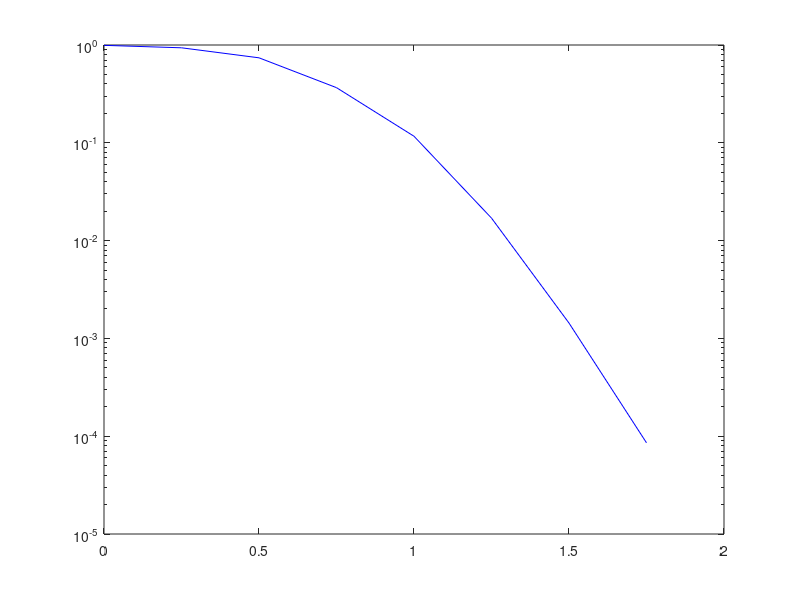

The MATLAB script that drew this image: (Note: this script raises an error after producing the figure.)

% 线型	描述	表示的线条
% "-"	实线	
% 
% "--"	虚线	
% 
% ":"	点线	
% 
% "-."	点划线	
% 
% 标记	描述	生成的标记
% "o"	圆圈	
% 
% "+"	加号	
% 
% "*"	星号	
% 
% "."	点	
% 
% "x"	叉号	
% 
% "_"	水平线条	
% 
% "|"	垂直线条	
% 
% "square"	方形	
% 
% "diamond"	菱形	
% 
% "^"	上三角	
% 
% "v"	下三角	
% 
% ">"	右三角	
% 
% "<"	左三角	
% 
% "pentagram"	五角形	
% 
% "hexagram"	六角形	



% 颜色名称	短名称	RGB 三元组	外观
% "red"	"r"	[1 0 0]	
% Sample of the color red
% 
% "green"	"g"	[0 1 0]	
% Sample of the color green
% 
% "blue"	"b"	[0 0 1]	
% Sample of the color blue
% 
% "cyan"	"c"	[0 1 1]	
% Sample of the color cyan
% 
% "magenta"	"m"	[1 0 1]	
% Sample of the color magenta
% 
% "yellow"	"y"	[1 1 0]	
% Sample of the color yellow
% 
% "black"	"k"	[0 0 0]	
% Sample of the color black
% 
% "white"	"w"	[1 1 1]	
% Sample of the color white




clear;%清楚workspace的变量，防止同名变量干扰
clc;%清楚workspace的命令显示。

width = 7;%设置图宽，这个不用改
height = 7*0.75;%设置图高，这个不用改
fontsize = 18;%设置图中字体大小
linewidth = 2;%设置线宽，一般大小为2，好看些。1是默认大小
markersize = 6;%标记的大小，按照个人喜好设置。


%下面是数据

%第0组数据,没有额外比特
LDPC5GNoExtraBer  = [
0.000000 0.1600611772
0.250000 0.1306803995
0.500000 0.0865661982
0.750000 0.0389888584
1.000000 0.0115016044
1.250000 0.0015711885
1.500000 0.0001291701
1.750000 0.0000063439
];

LDPC5GNoExtraFer = [
0.000000 0.9920634921
0.250000 0.9363295880
0.500000 0.7396449704
0.750000 0.3663003663
1.000000 0.1166861144
1.250000 0.0169877349
1.500000 0.0014351897
1.750000 0.0000855838
];



%第一组数据，第一列是Eb/N0或SNR, 第二列是BER，第三列是WER，下同。
LDPC5GFreeRideExtra1BitExtraBerFer = [...
0.000000  0.0277023658  0.0277023658
0.500000  0.0023673570  0.0023673570
1.000000  0.0000250000  0.0000250000
];

 
%The following results correspond to Setup_of_BPSK_AWGN0.txt
LDPC5GFreeRideExtra1BitPayloadBerFer = [...
0.000000 0.1695081791  0.9956230262
0.500000 0.0902647746  0.7433074818
1.000000 0.0111053406  0.1133065000
1.500000 0.0001254078  0.0014485000
2.000000 0.0000002755  0.0000090000
];

%第二组数据
%The results correspond to .\Set_up\Setup_of_BlockCodeCRC_BPSK_AWGN0.txt
LDPC5GFreeRideExtra2BitExtraBerFer = [...
0.000000  0.0473476854  0.0703531729
0.250000  0.0179997841  0.0269861831
0.500000  0.0039655110  0.0060634724
0.750000  0.0006277281  0.0009383081
];

LDPC5GFreeRideExtra2BitPayloadBerFer = [...
0.000000 0.1838549728  0.9952159842
0.250000 0.1418919170  0.9472420121
0.500000 0.0914873711  0.7425752780
0.750000 0.0412932836  0.3859083010
];

%第三组数据
LDPC5GFreeRideExtra4BitExtraBerFer = [...
0.000000  0.0835652443  0.1546072975
0.250000  0.0362813370  0.0696378830
0.500000  0.0097517411  0.0180420741
0.750000  0.0017736432  0.0032189532
];

LDPC5GFreeRideExtra4BitPayloadBerFer = [...
0.000000 0.2104775433  0.9959802103
0.250000 0.1559486711  0.9443593315
0.500000 0.0955580601  0.7428463176
0.750000 0.0423233868  0.3876038112
];


%第4组数据
LDPC5GFreeRideExtra6BitExtraBerFer = [...
0.000000  0.1498462130  0.2883506344
0.250000  0.0699818347  0.1362397820
0.500000  0.0209448138  0.0405383493
0.750000  0.0035813468  0.0068739861
];

LDPC5GFreeRideExtra6BitPayloadBerFer = [...
0.000000 0.2551212274  0.9959630911
0.250000 0.1794964805  0.9467302452
0.500000 0.1042264185  0.7495540782
0.750000 0.0433801151  0.3847851192
];

%第5组数据
LDPC5GFreeRideExtra10BitExtraBerFer = [...
0.000000  0.2763392857  0.5580357143
0.250000  0.1552850737  0.3203074952
0.500000  0.0580246914  0.1143118427
];

LDPC5GFreeRideExtra10BitPayloadBerFer = [...
0.000000 0.3453578404  0.9966517857
0.250000 0.2440819854  0.9500320307
0.500000 0.1308471698  0.7445130316
];


%%========================================================================================
%    开始画图
%%========================================================================================

h = figure(1);
% fig(h, 'units','inches','width',width, 'height', height, 'font','Times New Roman','fontsize',fontsize);%这是用于裁剪figure的。需要把fig.m文件放在一个文件夹中

ColorSet = [...
         0         0    1.0000
         0    0.5000         0
    1.0000         0         0
         0    0.7500    0.7500
    0.7500         0    0.7500
    0.7500    0.7500         0
   0.2500    0.2500     0.2500
];%颜色集合，这是默认的八种颜色，颜色的数量可以更改
set(gcf, 'DefaultAxesColorOrder', ColorSet);%设置循环使用的颜色集合

%------------------------------ 0: No Extra ---------------------------
% %纵坐标对数域，如果不需要对数改为plot
% P00 = semilogy(LDPC5GNoExtraBer(:,1), LDPC5GNoExtraBer(:,2)); 
% P00.LineStyle = "--";
% P00.LineWidth=2;
% P00.Color = "b";
% P00.Marker = "pentagram";
% %P00.MarkerEdgeColor="auto"; %标记轮廓颜色，指定为 "auto"、RGB 三元组、十六进制颜色代码、颜色名称或短名称。默认值 "auto" 使用与 Color 属性相同的颜色。
% %P00.MarkerFaceColor="auto"; %标记填充颜色，指定为 "auto"、RGB 三元组、十六进制颜色代码、颜色名称或短名称。"auto" 选项使用与父坐标区的 Color 属性相同的颜色。如果您指定 "auto"，并且坐标区图框不可见，则标记填充颜色为图窗的颜色。
% P00.MarkerSize=8;
% hold on;

%-------------------------------  0: No Extra -------------------------
P01 = semilogy(LDPC5GNoExtraFer(:,1), LDPC5GNoExtraFer(:,2)); 
P01.LineStyle = "--";
P01.LineWidth=3;
P01.Color = "k";
P01.Marker = "*";
P01.MarkerSize=12;
hold on;


%-------------------------------10 Payload -------------------------
P102 = semilogy(LDPC5GFreeRideExtra10BitPayloadBerFer(:,1), LDPC5GFreeRideExtra10BitPayloadBerFer(:,3)); 
P102.LineStyle = "--";
P102.LineWidth=3;
P102.Color = "#EDB120";
P102.Marker = "square";
P102.MarkerSize=15;
hold on;


%------------------------------1 Extra ---------------------------
%纵坐标对数域，如果不需要对数改为plot
P11 = semilogy(LDPC5GFreeRideExtra1BitExtraBerFer(:,1), LDPC5GFreeRideExtra1BitExtraBerFer(:,3)); 
P11.LineStyle = "-";
P11.LineWidth=3;
P11.Color = "b";
P11.Marker = "x";
%P11.MarkerEdgeColor="auto"; %标记轮廓颜色，指定为 "auto"、RGB 三元组、十六进制颜色代码、颜色名称或短名称。默认值 "auto" 使用与 Color 属性相同的颜色。
%P11.MarkerFaceColor="auto"; %标记填充颜色，指定为 "auto"、RGB 三元组、十六进制颜色代码、颜色名称或短名称。"auto" 选项使用与父坐标区的 Color 属性相同的颜色。如果您指定 "auto"，并且坐标区图框不可见，则标记填充颜色为图窗的颜色。
P11.MarkerSize=20;
hold on;

%-------------------------------2 Extra --------------------------
%纵坐标对数域，如果不需要对数改为plot
P21 = semilogy(LDPC5GFreeRideExtra2BitExtraBerFer(:,1), LDPC5GFreeRideExtra2BitExtraBerFer(:,3)); 
P21.LineStyle = "-";
P21.LineWidth=3;
P21.Color = "b";
P21.Marker = "^";
%P1.MarkerEdgeColor="auto"; %标记轮廓颜色，指定为 "auto"、RGB 三元组、十六进制颜色代码、颜色名称或短名称。默认值 "auto" 使用与 Color 属性相同的颜色。
%P1.MarkerFaceColor="auto"; %标记填充颜色，指定为 "auto"、RGB 三元组、十六进制颜色代码、颜色名称或短名称。"auto" 选项使用与父坐标区的 Color 属性相同的颜色。如果您指定 "auto"，并且坐标区图框不可见，则标记填充颜色为图窗的颜色。
P21.MarkerSize=15;
hold on;

%-------------------------------4 Extra --------------------------
%纵坐标对数域，如果不需要对数改为plot
P41 = semilogy(LDPC5GFreeRideExtra4BitExtraBerFer(:,1), LDPC5GFreeRideExtra4BitExtraBerFer(:,3)); 
P41.LineStyle = "-";
P41.LineWidth=3;
P41.Color = "b";
P41.Marker = "hexagram";
%P1.MarkerEdgeColor="auto"; %标记轮廓颜色，指定为 "auto"、RGB 三元组、十六进制颜色代码、颜色名称或短名称。默认值 "auto" 使用与 Color 属性相同的颜色。
%P1.MarkerFaceColor="auto"; %标记填充颜色，指定为 "auto"、RGB 三元组、十六进制颜色代码、颜色名称或短名称。"auto" 选项使用与父坐标区的 Color 属性相同的颜色。如果您指定 "auto"，并且坐标区图框不可见，则标记填充颜色为图窗的颜色。
P41.MarkerSize=15;
hold on;

%-------------------------------6 Extra --------------------------
%纵坐标对数域，如果不需要对数改为plot
P61 = semilogy(LDPC5GFreeRideExtra6BitExtraBerFer(:,1), LDPC5GFreeRideExtra6BitExtraBerFer(:,3)); 
P61.LineStyle = "-";
P61.LineWidth=3;
P61.Color = "b";
P61.Marker = "pentagram";
%P1.MarkerEdgeColor="auto"; %标记轮廓颜色，指定为 "auto"、RGB 三元组、十六进制颜色代码、颜色名称或短名称。默认值 "auto" 使用与 Color 属性相同的颜色。
%P1.MarkerFaceColor="auto"; %标记填充颜色，指定为 "auto"、RGB 三元组、十六进制颜色代码、颜色名称或短名称。"auto" 选项使用与父坐标区的 Color 属性相同的颜色。如果您指定 "auto"，并且坐标区图框不可见，则标记填充颜色为图窗的颜色。
P61.MarkerSize=15;
hold on;

%-------------------------------10 Extra --------------------------
%纵坐标对数域，如果不需要对数改为plot
P101 = semilogy(LDPC5GFreeRideExtra10BitExtraBerFer(:,1), LDPC5GFreeRideExtra10BitExtraBerFer(:,3)); 
P101.LineStyle = "-";
P101.LineWidth=3;
P101.Color = "b";
P101.Marker = "square";
%P1.MarkerEdgeColor="auto"; %标记轮廓颜色，指定为 "auto"、RGB 三元组、十六进制颜色代码、颜色名称或短名称。默认值 "auto" 使用与 Color 属性相同的颜色。
%P1.MarkerFaceColor="auto"; %标记填充颜色，指定为 "auto"、RGB 三元组、十六进制颜色代码、颜色名称或短名称。"auto" 选项使用与父坐标区的 Color 属性相同的颜色。如果您指定 "auto"，并且坐标区图框不可见，则标记填充颜色为图窗的颜色。
P101.MarkerSize=15;
hold on;

%---------------------------------------------------------
hold on;
grid on; 
set(gca,'XMinorGrid','off'); % 关闭X轴的次网格
set(gca,'XGrid','off','LineWidth',0.01); % 关闭X轴的网格


%-------------------------------------------------------------------
h_legend = legend('Payload data,without extra data', ...
                   'Payload data,${\ell}$=10',...
                  'Extra data,${\ell}$=1',...
                  'Extra data,${\ell}$=2',...
                  'Extra data,${\ell}$=4',...
                  'Extra data,${\ell}$=6',...
                  'Extra data,${\ell}$=10'...
                  );  %图例，与上面的曲线先后对应
set(h_legend,'FontName','Times New Roman','FontSize',22,'FontWeight','normal','Location','NorthEast');
set(h_legend,'Interpreter','latex');


xlabel('SNR(dB)','FontName','Times New Roman','FontSize',28,'FontWeight','normal','Color','k','Interpreter','latex');%横坐标标号
ylabel('WER','FontName','Times New Roman','FontSize',28,'FontWeight','normal','Color','k','Interpreter','latex');%纵坐标标号

% gca表示对axes的设置；  gcf表示对figure的设置
set(gca,'XMinorGrid','off'); % 关闭X轴的次网格
set(gca,'XGrid','off','LineWidth',0.01); % 关闭X轴的网格


set(gca,'gridlinestyle','--','Gridalpha',0.2,'LineWidth',0.01,'Layer','bottom');
set(gcf,'color','white');  % 设置背景是白色的 原先是灰色的 论文里面不好看
%set(get(gca,'Children'),'linewidth',linewidth);   %设置图中线宽
set(gca, 'XTick', 0:0.5:11);  % 设置x坐标轴的刻度
%set(gca, 'YTick',(0:2:32))   % 设置y坐标轴的刻度
set(gca,'linewidth',1);       % 设置坐标轴粗细
set(gca, 'FontSize',38,'FontName','Times New Roman')        % 设置坐标轴的数字大小，包括xlabel/ylabel文字大小.
% set(get(gca,'Children'), 'markersize', markersize);  %设置标记大小
% set(get(gca,'Children'), 'MarkerEdgeColor','b', 'MarkerFaceColor','b');% 设置标记颜色,统一颜色。
axis([0 2.5 1e-6 1]);         % 横纵坐标范围


print(figure(1), '-depsc', '/home/jack/文档/中山大学/SemanticFreeRide/Figures/WER_extra.eps');%保存为eps格式的图片color
exportgraphics(figure(1),'/home/jack/文档/中山大学/SemanticFreeRide/Figures/WER_extra.pdf','ContentType','vector')
% saveas(figure(1), '/home/jack/公共的/MATLAB/ComLetter20230303/WER1.pdf','pdf');

 
 

